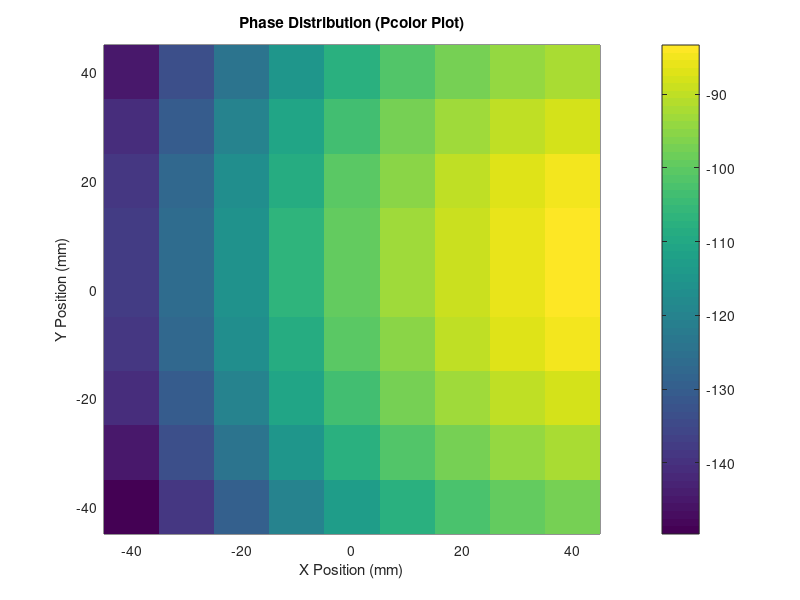
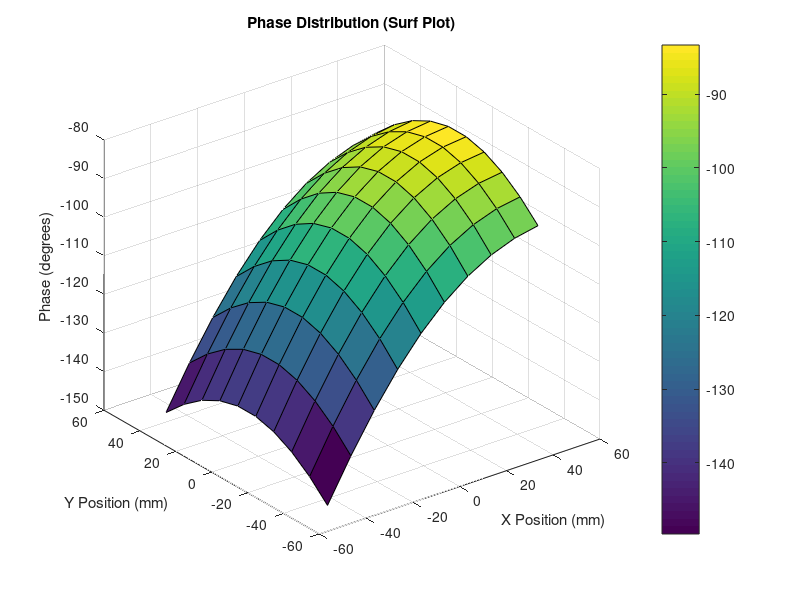

These charts were generated, in order, by the following MATLAB code:
%2D Array for calculating phase
clc;
clear all;
close all;

%% Parameters
 
% unit cell 
u_cell = 10e-3; 
% reflectarray dimension
Array_dim = 100e-3-u_cell;
% Operating frequency (Hz)
frequency = 1e9;  
% Speed of light (m/s)
c = 3e8; 
% Periodicity of the reflectarray 
periodicity = 10e-3; 
% Feed point position 
z_feed = 80e-3;          

%% Derived variables

% Wavelength (m)
lambda = c / frequency;
% Wavenumber 
k = 2 * pi / lambda; 
% Target elevation angle (radians)
theta_target = deg2rad(30); 
% Target azimuth angle (radians)
phi_target = deg2rad(0);     
xf =-Array_dim/2 : u_cell : Array_dim/2;  % X positions across aperture (m)
yf =-Array_dim/2 : u_cell : Array_dim/2;  % Y positions across aperture (m)
[Xi, Yi] = meshgrid(xf, yf);  % Create grid of Xi and Yi positions

%% Calculate the phase distribution across the 

% Distance from feed to each point on the aperture (m)
Ri = sqrt(Xi.^2 + Yi.^2 + z_feed^2);  
% Spatial phase delay (radians)
phi_spd = -k*Ri;  
% Calculate the progressive phase contribution
phi_pp = -k * (Xi * sin(theta_target) * cos(phi_target) + Yi * sin(theta_target) * sin(phi_target));
% Total phase distribution
phi = phi_spd - phi_pp;  % Total phase (radians)
% Convert phase to degrees for plotting
phi_deg = rad2deg(phi);


%% Pcolor plot of the phase distribution

figure(1);
pcolor(xf*1e3, yf*1e3,phi_deg);  % Plot in millimeters
shading flat;
colorbar;
title('Phase Distribution (Pcolor Plot)');
xlabel('X Position (mm)');
ylabel('Y Position (mm)');
zlabel('Phase (degrees)');

%% surf plot of the phase distribution

figure(2);
surf(xf*1e3, yf*1e3, phi_deg);  % Plot in millimeters
colorbar;
title('Phase Distribution (Surf Plot)');
xlabel('X Position (mm)');
ylabel('Y Position (mm)');
zlabel('Phase (degrees)');